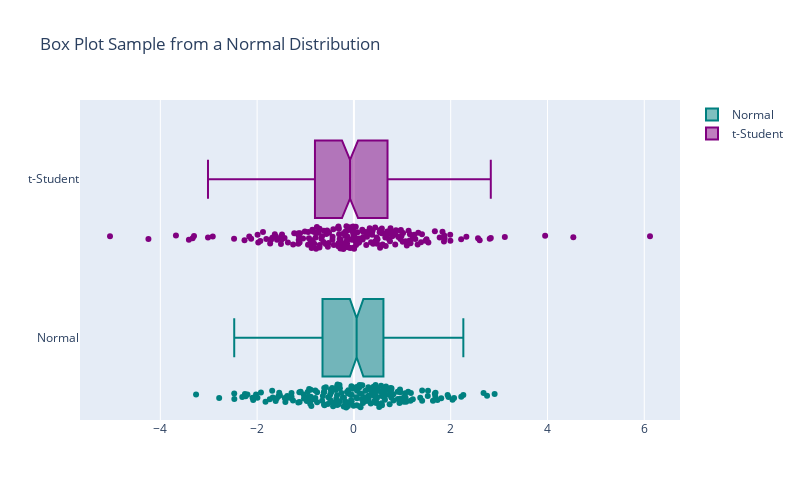

Notebook code for this chart:
### Markdown cell above
2. Customise the colors using a list of colors and zipping this into the `for` loop which adds the traces

### Code cell
fig = go.Figure()

colors = ['teal', 'purple']
for l, cl in zip(df['Label'].unique(), colors):
    subdata = df[df.Label==l]
    
    fig.add_trace(go.Box(x=subdata["Data"], 
                        notched=True, 
                        boxpoints="all",
                        name=l,
                        marker_color=cl, 
                        ))
fig.update_layout(title='Box Plot Sample from a Normal Distribution', 
                  height = 500, width = 800,)

### Figure 1 — Plotly figure (JSON) as saved in the notebook; plotly's stock layout.template omitted (floating-point values rounded to 4 significant figures; data arrays with more than 128 entries replaced by an {"elided": "..."} marker saying what was removed)
{"data": [{"boxpoints": "all", "marker": {"color": "teal"}, "name": "Normal", "notched": true, "type": "box", "x": {"elided": "200 float values"}}, {"boxpoints": "all", "marker": {"color": "purple"}, "name": "t-Student", "notched": true, "type": "box", "x": {"elided": "200 float values"}}], "layout": {"height": 500, "title": {"text": "Box Plot Sample from a Normal Distribution"}, "width": 800}}
